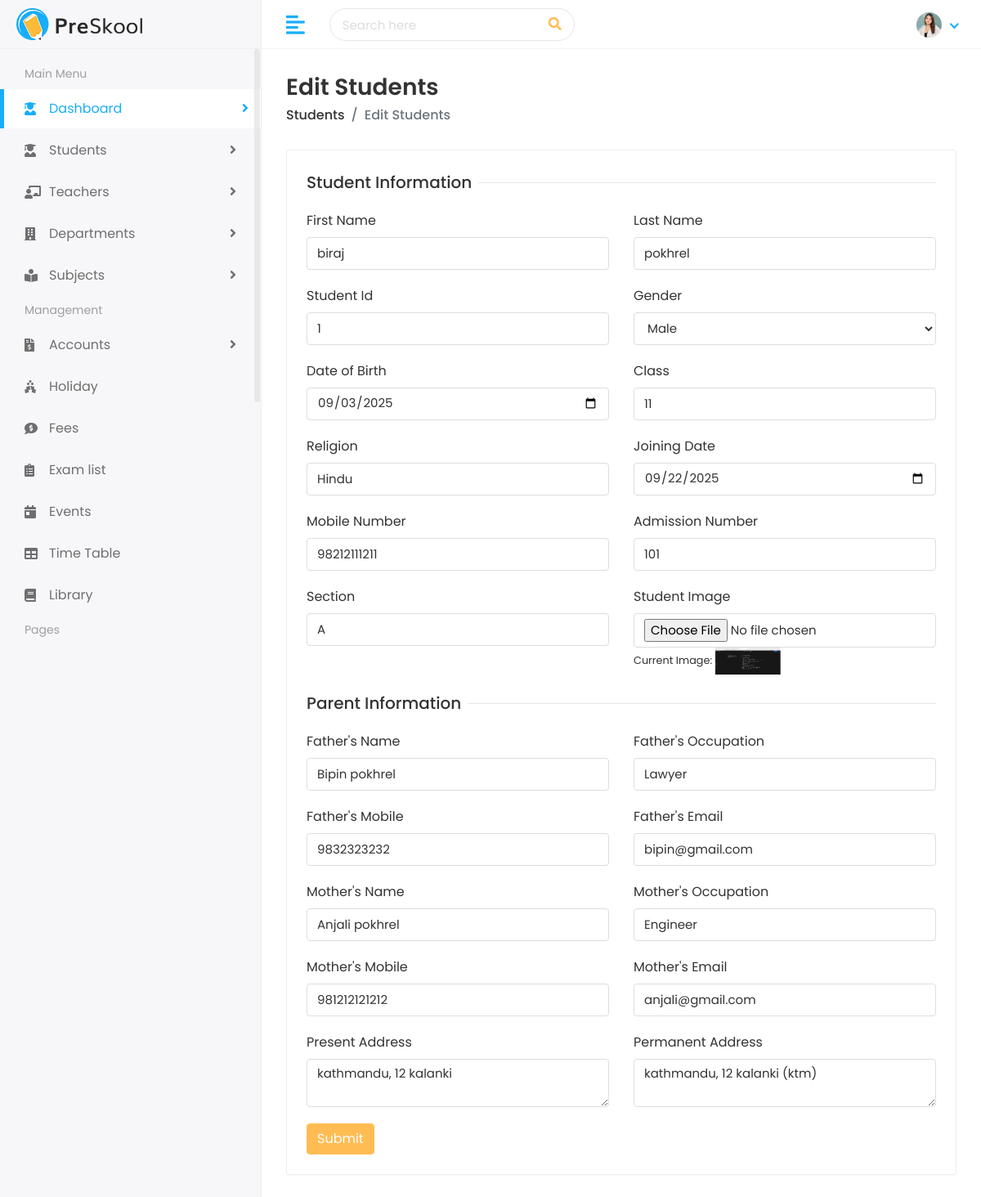
Screenshot of /student/edit/biraj-pokhrel/ with the database file from the repository.
### student/models.py (models this page shows, shortened)
class Student(models.Model):
    first_name = models.CharField(max_length=100)
    last_name = models.CharField(max_length=100)
    student_id = models.CharField(max_length=20)
    gender = models.CharField(max_length=10, choices=[('Male', 'Male'), ('Female', 'Female'), ('Others', 'Others')])
    date_of_birth = models.DateField()
    student_class = models.CharField(max_length=50)
    religion = models.CharField(max_length=50)
    joining_date = models.DateField()
    mobile_number = models.CharField(max_length=15)
    admission_number = models.CharField(max_length=20)
    section = models.CharField(max_length=10)
    student_image = models.ImageField(upload_to='students/', blank=True, default='assets/img/profiles/default-avatar.jpg')
    parent = models.OneToOneField(Parent, on_delete=models.CASCADE)
    slug = models.SlugField(max_length=255, unique=True, blank=True)

class Parent(models.Model):
    father_name = models.CharField(max_length=100)
    father_occupation = models.CharField(max_length=100, blank=True)
    father_mobile = models.CharField(max_length=15)
    father_email = models.EmailField(max_length=100)
    mother_name = models.CharField(max_length=100)
    mother_occupation = models.CharField(max_length=100, blank=True)
    mother_mobile = models.CharField(max_length=15)
    mother_email = models.EmailField(max_length=100)
    present_address = models.TextField()
    permanent_address = models.TextField()

### student/views.py (the view, shortened to what this page needs)
# urls.py: path('edit/<str:slug>/', views.edit_student, name='edit_student'),
def edit_student(request,slug):
    student = get_object_or_404(Student, slug=slug)
    parent = student.parent if hasattr(student, 'parent') else None
    return render(request, "students/edit-student.html",{'student':student, 'parent':parent} )

### templates/students/edit-student.html (shortened to what this page needs)
{% extends 'Home/base.html' %}
{% load static %}
{% block body %}
<div class="page-wrapper">
    <div class="content container-fluid">
        <div class="page-header">
            <div class="row align-items-center">
                <div class="col">
                    <h3 class="page-title">Edit Students</h3>
                    <ul class="breadcrumb">
                        <li class="breadcrumb-item"><a href="/students">Students</a></li>
                        <li class="breadcrumb-item active">Edit Students</li>
                    </ul>
                </div>
            </div>
        </div>
        <div class="row">
            <div class="col-sm-12">
                <div class="card">
                    <div class="card-body">
                        <form method="POST" enctype="multipart/form-data">
                            <div class="row">
                                <div class="col-12">
                                    <h5 class="form-title"><span>Student Information</span></h5>
                                </div>
                                <div class="col-12 col-sm-6">
                                    <div class="form-group">
                                        <label>First Name</label>
                                        <input type="text" name="first_name" class="form-control" value="{{ student.first_name }}">
                                    </div>
                                </div>
                                <div class="col-12 col-sm-6">
                                    <div class="form-group">
                                        <label>Last Name</label>
                                        <input type="text" name="last_name" class="form-control" value="{{ student.last_name }}">
                                    </div>
                                </div>
                                <div class="col-12 col-sm-6">
                                    <div class="form-group">
                                        <label>Student Id</label>
                                        <input type="text" name="student_id" class="form-control" value="{{ student.student_id }}">
                                    </div>
                                </div>
                                <div class="col-12 col-sm-6">
                                    <div class="form-group">
                                        <label>Gender</label>
                                        <select name="gender" class="form-control">
                                            <option value="Male" {% if student.gender == 'Male' %}selected{% endif %}>Male</option>
                                        </select>
                                    </div>
                                </div>
                                <div class="col-12 col-sm-6">
                                    <div class="form-group">
                                        <label>Date of Birth</label>
                                        <input type="date" name="date_of_birth" class="form-control" value="{{ student.date_of_birth|date:'Y-m-d' }}">
                                    </div>
                                </div>
                                <div class="col-12 col-sm-6">
                                    <div class="form-group">
                                        <label>Class</label>
                                        <input type="text" name="student_class" class="form-control" value="{{ student.student_class }}">
                                    </div>
                                </div>
                                <div class="col-12 col-sm-6">
                                    <div class="form-group">
                                        <label>Religion</label>
                                        <input type="text" name="religion" class="form-control" value="{{ student.religion }}">
                                    </div>
                                </div>
                                <div class="col-12 col-sm-6">
                                    <div class="form-group">
                                        <label>Joining Date</label>
                                        <input type="date" name="joining_date" class="form-control" value="{{ student.joining_date|date:'Y-m-d' }}">
                                    </div>
                                </div>
                                <div class="col-12 col-sm-6">
                                    <div class="form-group">
                                        <label>Mobile Number</label>
                                        <input type="text" name="mobile_number" class="form-control" value="{{ student.mobile_number }}">
                                    </div>
                                </div>
                                <div class="col-12 col-sm-6">
                                    <div class="form-group">
                                        <label>Admission Number</label>
                                        <input type="text" name="admission_number" class="form-control" value="{{ student.admission_number }}">
                                    </div>
                                </div>
                                <div class="col-12 col-sm-6">
                                    <div class="form-group">
                                        <label>Section</label>
                                        <input type="text" name="section" class="form-control" value="{{ student.section }}">
                                    </div>
                                </div>
                                <div class="col-12 col-sm-6">
                                    <div class="form-group">
    <label>Student Image</label>
    <input type="file" name="student_image" class="form-control">
    {% if student.student_image and student.student_image.name %}
        <small>Current Image: <img src="{{ student.student_image.url }}" alt="Student Image" width="80"></small>
    {% else %}
        <small>No image uploaded yet.</small>
    {% endif %}
</div>
                                </div>
                                <div class="col-12">
                                    <h5 class="form-title"><span>Parent Information</span></h5>
                                </div>
                                <div class="col-12 col-sm-6">
                                    <div class="form-group">
                                        <label>Father's Name</label>
                                        <input type="text" name="father_name" class="form-control" value="{{ parent.father_name }}">
                                    </div>
                                </div>
                                <div class="col-12 col-sm-6">
                                    <div class="form-group">
                                        <label>Father's Occupation</label>
                                        <input type="text" name="father_occupation" class="form-control" value="{{ parent.father_occupation }}">
                                    </div>
                                </div>
                                <div class="col-12 col-sm-6">
                                    <div class="form-group">
                                        <label>Father's Mobile</label>
                                        <input type="text" name="father_mobile" class="form-control" value="{{ parent.father_mobile }}">
                                    </div>
                                </div>
                                <div class="col-12 col-sm-6">
                                    <div class="form-group">
                                        <label>Father's Email</label>
                                        <input type="email" name="father_email" class="form-control" value="{{ parent.father_email }}">
                                    </div>
                                </div>
                                <div class="col-12 col-sm-6">
                                    <div class="form-group">
                                        <label>Mother's Name</label>
                                        <input type="text" name="mother_name" class="form-control" value="{{ parent.mother_name }}">
                                    </div>
                                </div>
                                <div class="col-12 col-sm-6">
                                    <div class="form-group">
                                        <label>Mother's Occupation</label>
                                        <input type="text" name="mother_occupation" class="form-control" value="{{ parent.mother_occupation }}">
                                    </div>
                                </div>
                                <div class="col-12 col-sm-6">
                                    <div class="form-group">
                                        <label>Mother's Mobile</label>
                                        <input type="text" name="mother_mobile" class="form-control" value="{{ parent.mother_mobile }}">
                                    </div>
                                </div>
                                <div class="col-12 col-sm-6">
                                    <div class="form-group">
                                        <label>Mother's Email</label>
                                        <input type="email" name="mother_email" class="form-control" value="{{ parent.mother_email }}">
                                    </div>
                                </div>
                                <div class="col-12 col-sm-6">
                                    <div class="form-group">
                                        <label>Present Address</label>
                                        <textarea name="present_address" class="form-control">{{ parent.present_address }}</textarea>
                                    </div>
                                </div>
                                <div class="col-12 col-sm-6">
                                    <div class="form-group">
                                        <label>Permanent Address</label>
                                        <textarea name="permanent_address" class="form-control">{{ parent.permanent_address }}</textarea>
                                    </div>
                                </div>
                                <div class="col-12">
                                    <button type="submit" class="btn btn-primary">Submit</button>
                                </div>
                            </div>
                        </form>
                    </div>
                </div>
            </div>
        </div>
    </div>
</div>
{% endblock %}

### static/assets/css/style.css (style rules this page uses)
html { height: 100%; }
body { background-color: #fff; color: #333; font-family: 'Poppins', sans-serif; font-size: 1rem; height: 100%; line-height: 1.5; overflow-x: hidden; }
h1, h2, h3, h4, h5, h6 { font-family: 'Poppins', sans-serif; margin-top: 0; }
.form-control { border: 1px solid #ddd; box-shadow: none; color: #333; font-size: 15px; height: 40px; }
input, input:focus, button, button:focus { outline: none; }
input[type="file"] { height: auto; min-height: calc(1.5em + .75rem + 2px); }
input[type=text], input[type=password] { -webkit-appearance: none; -moz-appearance: none; appearance: none; }
textarea.form-control { resize: vertical; }
.form-group { margin-bottom: 1.25rem; }
ul, ol { padding: 0px; list-style: none; }
.btn-primary { background-color: #FFBC53; border: 1px solid #FFBC53; }
.card { border: 1px solid #ececf5; box-shadow: 0 1px 3px 0 rgba(0, 0, 0, 0.03); margin-bottom: 1.875rem; }
.card-body { padding: 1.5rem; }
.page-wrapper { margin-left: 320px; padding-top: 60px; position: relative; transition: all 0.4s ease; }
.page-wrapper > .content { padding: 1.875rem 1.875rem 0; }
.page-header { margin-bottom: 1.875rem; }
.page-header .breadcrumb { background-color: transparent; color: #6c757d; font-size: 1rem; font-weight: 500; margin-bottom: 0; padding: 0; }
.page-header .breadcrumb a { color: #333; }
.page-title { font-size: 28px; font-weight: 600; color: #333; margin-bottom: 5px; }
.form-title { width: 100%; max-width: 100%; padding: 0; font-size: 1.25rem; font-weight: 500; line-height: inherit; color: #333; white-space: normal; position: relative; display: block; margin-bottom: 20px; }
.form-title:before { content: ""; position: absolute; left: 0px; right: 0px; height: 1px; top: 50%; background-color: rgba(0, 0, 0, 0.1); }
.form-title span { padding: 0px 0.5rem 0 0; background-color: #fff; display: inline-block; z-index: 2; position: relative; }

### rows the page displays
Student: first_name "biraj", last_name "pokhrel", student_id "1", gender "Male", date_of_birth "09/03/2025", student_class "11", religion "Hindu", joining_date "09/22/2025", mobile_number "98212111211", admission_number "101", section "A", student_image (picture)
Parent: father_name "Bipin pokhrel", father_occupation "Lawyer", father_mobile "9832323232", father_email "bipin@gmail.com", mother_name "Anjali pokhrel", mother_occupation "Engineer", mother_mobile "981212121212", mother_email "anjali@gmail.com", present_address "kathmandu, 12 kalanki", permanent_address "kathmandu, 12 kalanki (ktm)"
